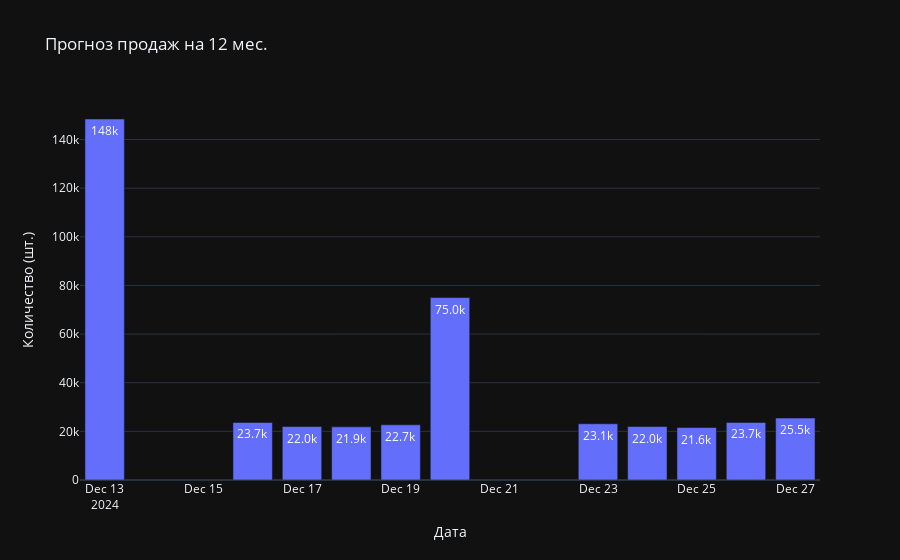

Notebook code cell kept with this figure:
### Code cell
fig = go.Figure()

fig.add_trace(
    go.Bar(x=df_amazon.index, 
               y=df_amazon.y, 
               #mode='lines+markers+text', 
               text=df_amazon.y, 
               )
)
fig.update_traces(
                texttemplate='%{text:.3s}')
fig.update_layout(title="Прогноз продаж на 12 мес.",
                  xaxis_title='Дата',
                  yaxis_title='Количество (шт.)')

fig.show()

### Figure 1 — Plotly figure (JSON) as saved in the notebook; plotly's stock layout.template omitted (floating-point values rounded to 4 significant figures)
{"data": [{"text": [148400.0, 23660.0, 21990.0, 21850.0, 22690.0, 75010.0, 23100.0, 21990.0, 21570.0, 23660.0, 25470.0], "x": ["2024-12-13T00:00:00", "2024-12-16T00:00:00", "2024-12-17T00:00:00", "2024-12-18T00:00:00", "2024-12-19T00:00:00", "2024-12-20T00:00:00", "2024-12-23T00:00:00", "2024-12-24T00:00:00", "2024-12-25T00:00:00", "2024-12-26T00:00:00", "2024-12-27T00:00:00"], "y": [148400.0, 23660.0, 21990.0, 21850.0, 22690.0, 75010.0, 23100.0, 21990.0, 21570.0, 23660.0, 25470.0], "type": "bar", "texttemplate": "%{text:.3s}"}], "layout": {"title": {"text": "Прогноз продаж на 12 мес."}, "xaxis": {"title": {"text": "Дата"}}, "yaxis": {"title": {"text": "Количество (шт.)"}}}}
